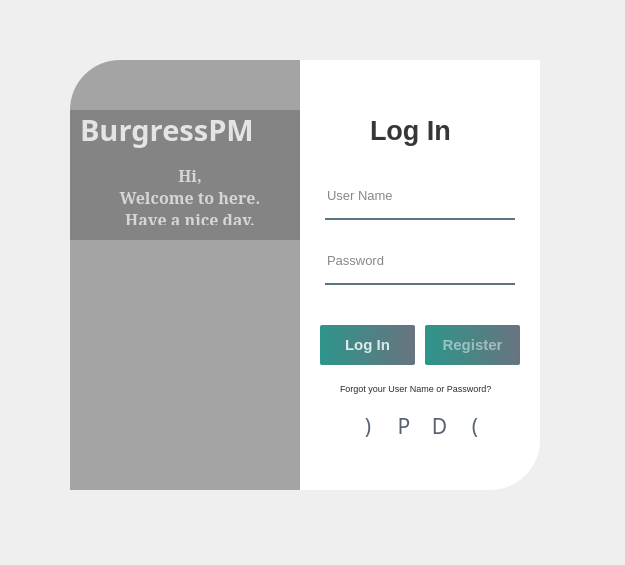
<?xml version="1.0" encoding="UTF-8"?>
<ui version="4.0">
 <class>Form</class>
 <widget class="QWidget" name="Form">
  <property name="geometry">
   <rect>
    <x>0</x>
    <y>0</y>
    <width>625</width>
    <height>565</height>
   </rect>
  </property>
  <property name="windowTitle">
   <string>Form</string>
  </property>
  <property name="windowIcon">
   <iconset resource="image.qrc">
    <normaloff>:/icons/feather/slack.svg</normaloff>:/icons/feather/slack.svg</iconset>
  </property>
  <property name="styleSheet">
   <string notr="true"/>
  </property>
  <widget class="QWidget" name="widget" native="true">
   <property name="geometry">
    <rect>
     <x>30</x>
     <y>30</y>
     <width>550</width>
     <height>500</height>
    </rect>
   </property>
   <property name="acceptDrops">
    <bool>false</bool>
   </property>
   <property name="styleSheet">
    <string notr="true"/>
   </property>
   <widget class="QLabel" name="label_image">
    <property name="geometry">
     <rect>
      <x>40</x>
      <y>30</y>
      <width>280</width>
      <height>430</height>
     </rect>
    </property>
    <property name="styleSheet">
     <string notr="true">background-image: url(:/icons/feather/night_bg.png);
border-top-left-radius:50px;</string>
    </property>
    <property name="text">
     <string/>
    </property>
   </widget>
   <widget class="QLabel" name="label_imageBg">
    <property name="geometry">
     <rect>
      <x>40</x>
      <y>30</y>
      <width>280</width>
      <height>430</height>
     </rect>
    </property>
    <property name="styleSheet">
     <string notr="true">background-color: rgba(0, 0, 0, 80);
border-top-left-radius:50px;</string>
    </property>
    <property name="text">
     <string/>
    </property>
   </widget>
   <widget class="QLabel" name="label_content">
    <property name="geometry">
     <rect>
      <x>270</x>
      <y>30</y>
      <width>240</width>
      <height>430</height>
     </rect>
    </property>
    <property name="styleSheet">
     <string notr="true">background-color: rgb(255, 255, 255);
border-bottom-right-radius:50px;</string>
    </property>
    <property name="text">
     <string/>
    </property>
   </widget>
   <widget class="QLabel" name="label_titleLog">
    <property name="geometry">
     <rect>
      <x>340</x>
      <y>80</y>
      <width>100</width>
      <height>40</height>
     </rect>
    </property>
    <property name="font">
     <font>
      <pointsize>20</pointsize>
      <bold>true</bold>
     </font>
    </property>
    <property name="styleSheet">
     <string notr="true">color:rgba(0,0,0,200);</string>
    </property>
    <property name="text">
     <string>Log In</string>
    </property>
   </widget>
   <widget class="QLineEdit" name="lineEdit_usr">
    <property name="geometry">
     <rect>
      <x>295</x>
      <y>150</y>
      <width>190</width>
      <height>40</height>
     </rect>
    </property>
    <property name="font">
     <font>
      <pointsize>10</pointsize>
     </font>
    </property>
    <property name="styleSheet">
     <string notr="true">
border:none;
border-bottom:2px solid rgba(46,82,101,200);
color: rgba(0, 0, 0, 240);
padding-bottom:7px;</string>
    </property>
    <property name="text">
     <string/>
    </property>
    <property name="placeholderText">
     <string>User Name</string>
    </property>
   </widget>
   <widget class="QLineEdit" name="lineEdit_pwd">
    <property name="geometry">
     <rect>
      <x>295</x>
      <y>215</y>
      <width>190</width>
      <height>40</height>
     </rect>
    </property>
    <property name="font">
     <font>
      <pointsize>10</pointsize>
     </font>
    </property>
    <property name="styleSheet">
     <string notr="true">border:none;
border-bottom:2px solid rgba(46,82,101,200);
color: rgba(0, 0, 0, 240);
padding-bottom:7px;</string>
    </property>
    <property name="text">
     <string/>
    </property>
    <property name="echoMode">
     <enum>QLineEdit::Password</enum>
    </property>
    <property name="placeholderText">
     <string>Password</string>
    </property>
   </widget>
   <widget class="QPushButton" name="pushButton_login">
    <property name="geometry">
     <rect>
      <x>290</x>
      <y>295</y>
      <width>95</width>
      <height>40</height>
     </rect>
    </property>
    <property name="font">
     <font>
      <pointsize>11</pointsize>
      <bold>true</bold>
     </font>
    </property>
    <property name="cursor">
     <cursorShape>PointingHandCursor</cursorShape>
    </property>
    <property name="styleSheet">
     <string notr="true">QPushButton#pushButton_login{
	background-color: qlineargradient(spread:pad, x1:0, y1:0.505682, x2:1, y2:0.477, stop:0 rgba(11, 131, 120, 219), stop:1 rgba(85, 98, 112, 226));
	color:rgba(255,255,255,210);
	border-radius:2px;
}
QPushButton#pushButton_login:hover{
	background-color: qlineargradient(spread:pad, x1:0, y1:0.505682, x2:1, y2:0.477, stop:0  rgba(150, 123, 111, 219), stop:1 rgba(85, 81, 84, 226));
}
QPushButton#pushButton_login:pressed{
	padding-left:5px;
	padding-top:5px;
	background-color: rgba(150, 123, 111, 255);
}</string>
    </property>
    <property name="text">
     <string>Log In</string>
    </property>
   </widget>
   <widget class="QLabel" name="label_findAccount">
    <property name="geometry">
     <rect>
      <x>310</x>
      <y>350</y>
      <width>180</width>
      <height>16</height>
     </rect>
    </property>
    <property name="font">
     <font>
      <pointsize>7</pointsize>
     </font>
    </property>
    <property name="cursor">
     <cursorShape>PointingHandCursor</cursorShape>
    </property>
    <property name="styleSheet">
     <string notr="true">color: rgba(0, 0, 0, 210);</string>
    </property>
    <property name="text">
     <string>Forgot your User Name or Password?</string>
    </property>
   </widget>
   <widget class="QPushButton" name="pushButton_close">
    <property name="geometry">
     <rect>
      <x>485</x>
      <y>35</y>
      <width>20</width>
      <height>20</height>
     </rect>
    </property>
    <property name="cursor">
     <cursorShape>PointingHandCursor</cursorShape>
    </property>
    <property name="styleSheet">
     <string notr="true">QPushButton#pushButton_close{
	border-radius:6px;
	
}
QPushButton#pushButton_close:hover{
	background-color: rgb(207, 207, 208);
}</string>
    </property>
    <property name="text">
     <string/>
    </property>
    <property name="icon">
     <iconset resource="image.qrc">
      <normaloff>:/icons/feather/x.svg</normaloff>:/icons/feather/x.svg</iconset>
    </property>
   </widget>
   <widget class="QPushButton" name="pushButton_minimize">
    <property name="geometry">
     <rect>
      <x>460</x>
      <y>35</y>
      <width>20</width>
      <height>20</height>
     </rect>
    </property>
    <property name="cursor">
     <cursorShape>PointingHandCursor</cursorShape>
    </property>
    <property name="styleSheet">
     <string notr="true">QPushButton#pushButton_minimize{
	border-radius:6px;
	
}
QPushButton#pushButton_minimize:hover{
	background-color: rgb(207, 207, 208);
}
</string>
    </property>
    <property name="text">
     <string/>
    </property>
    <property name="icon">
     <iconset resource="image.qrc">
      <normaloff>:/icons/feather/minus.svg</normaloff>:/icons/feather/minus.svg</iconset>
    </property>
   </widget>
   <widget class="QWidget" name="horizontalLayoutWidget">
    <property name="geometry">
     <rect>
      <x>320</x>
      <y>380</y>
      <width>143</width>
      <height>32</height>
     </rect>
    </property>
    <layout class="QHBoxLayout" name="horizontalLayout">
     <property name="spacing">
      <number>0</number>
     </property>
     <item>
      <widget class="QPushButton" name="pushButton_github">
       <property name="font">
        <font>
         <family>Social Media Circled</family>
         <pointsize>16</pointsize>
        </font>
       </property>
       <property name="cursor">
        <cursorShape>PointingHandCursor</cursorShape>
       </property>
       <property name="styleSheet">
        <string notr="true">QPushButton#pushButton_github{
	background-color: rgba(0,0,0,0);
	color:rgba(85, 98, 112, 255);
	border-radius:2px;
}
QPushButton#pushButton_github:hover{
	color: rgba(134, 96, 53, 255);
}
QPushButton#pushButton_github:pressed{
	padding-left:5px;
	padding-top:5px;
	color: rgba(91, 88, 53, 255);
}</string>
       </property>
       <property name="text">
        <string>)</string>
       </property>
      </widget>
     </item>
     <item>
      <widget class="QPushButton" name="pushButton_youtube">
       <property name="font">
        <font>
         <family>Social Media Circled</family>
         <pointsize>16</pointsize>
        </font>
       </property>
       <property name="cursor">
        <cursorShape>PointingHandCursor</cursorShape>
       </property>
       <property name="styleSheet">
        <string notr="true">QPushButton#pushButton_youtube{
	background-color: rgba(0,0,0,0);
	color:rgba(85, 98, 112, 255);
	border-radius:2px;
}
QPushButton#pushButton_youtube:hover{
	color: rgba(134, 96, 53, 255);
}
QPushButton#pushButton_youtube:pressed{
	padding-left:5px;
	padding-top:5px;
	color: rgba(91, 88, 53, 255);
}</string>
       </property>
       <property name="text">
        <string>P</string>
       </property>
      </widget>
     </item>
     <item>
      <widget class="QPushButton" name="pushButton_twitter">
       <property name="font">
        <font>
         <family>Social Media Circled</family>
         <pointsize>16</pointsize>
        </font>
       </property>
       <property name="cursor">
        <cursorShape>PointingHandCursor</cursorShape>
       </property>
       <property name="styleSheet">
        <string notr="true">QPushButton#pushButton_twitter{
	background-color: rgba(0,0,0,0);
	color:rgba(85, 98, 112, 255);
	border-radius:2px;
}
QPushButton#pushButton_twitter:hover{
	color: rgba(134, 96, 53, 255);
}
QPushButton#pushButton_twitter:pressed{
	padding-left:5px;
	padding-top:5px;
	color: rgba(91, 88, 53, 255);
}</string>
       </property>
       <property name="text">
        <string>D</string>
       </property>
      </widget>
     </item>
     <item>
      <widget class="QPushButton" name="pushButton_telegram">
       <property name="font">
        <font>
         <family>Social Media Circled</family>
         <pointsize>16</pointsize>
        </font>
       </property>
       <property name="cursor">
        <cursorShape>PointingHandCursor</cursorShape>
       </property>
       <property name="styleSheet">
        <string notr="true">QPushButton#pushButton_telegram{
	background-color: rgba(0,0,0,0);
	color:rgba(85, 98, 112, 255);
	border-radius:2px;
}
QPushButton#pushButton_telegram:hover{
	color: rgba(134, 96, 53, 255);
}
QPushButton#pushButton_telegram:pressed{
	padding-left:5px;
	padding-top:5px;
	color: rgba(91, 88, 53, 255);
}</string>
       </property>
       <property name="text">
        <string>(</string>
       </property>
      </widget>
     </item>
    </layout>
   </widget>
   <widget class="QLabel" name="label_titleMask">
    <property name="geometry">
     <rect>
      <x>40</x>
      <y>80</y>
      <width>230</width>
      <height>130</height>
     </rect>
    </property>
    <property name="styleSheet">
     <string notr="true">background-color: rgba(0, 0, 0, 50);</string>
    </property>
    <property name="text">
     <string/>
    </property>
   </widget>
   <widget class="QLabel" name="label_titleName">
    <property name="geometry">
     <rect>
      <x>50</x>
      <y>80</y>
      <width>180</width>
      <height>40</height>
     </rect>
    </property>
    <property name="font">
     <font>
      <family>Book Antiqua</family>
      <pointsize>22</pointsize>
      <bold>true</bold>
     </font>
    </property>
    <property name="styleSheet">
     <string notr="true">color: rgba(255, 255, 255, 200);</string>
    </property>
    <property name="text">
     <string>BurgressPM</string>
    </property>
   </widget>
   <widget class="QLabel" name="label_titleWelcome">
    <property name="geometry">
     <rect>
      <x>50</x>
      <y>140</y>
      <width>220</width>
      <height>55</height>
     </rect>
    </property>
    <property name="font">
     <font>
      <family>Garamond</family>
      <pointsize>12</pointsize>
      <bold>true</bold>
     </font>
    </property>
    <property name="styleSheet">
     <string notr="true">color: rgba(255, 255, 255, 170);</string>
    </property>
    <property name="text">
     <string>Hi,
Welcome to here.
Have a nice day.</string>
    </property>
    <property name="alignment">
     <set>Qt::AlignCenter</set>
    </property>
   </widget>
   <widget class="QPushButton" name="pushButton_register">
    <property name="geometry">
     <rect>
      <x>395</x>
      <y>295</y>
      <width>95</width>
      <height>40</height>
     </rect>
    </property>
    <property name="font">
     <font>
      <pointsize>11</pointsize>
      <bold>true</bold>
     </font>
    </property>
    <property name="cursor">
     <cursorShape>PointingHandCursor</cursorShape>
    </property>
    <property name="styleSheet">
     <string notr="true">QPushButton#pushButton_register{
	background-color: qlineargradient(spread:pad, x1:0, y1:0.505682, x2:1, y2:0.477, stop:0 rgba(11, 131, 120, 219), stop:1 rgba(85, 98, 112, 226));
	color:rgba(255,255,255,120);
	border-radius:2px;
}
QPushButton#pushButton_register:hover{
	background-color: qlineargradient(spread:pad, x1:0, y1:0.505682, x2:1, y2:0.477, stop:0  rgba(150, 123, 111, 219), stop:1 rgba(85, 81, 84, 226));
}
QPushButton#pushButton_register:pressed{
	padding-left:5px;
	padding-top:5px;
	background-color: rgba(150, 123, 111, 255);
}</string>
    </property>
    <property name="text">
     <string>Register</string>
    </property>
   </widget>
  </widget>
 </widget>
 <resources>
  <include location="image.qrc"/>
 </resources>
 <connections>
  <connection>
   <sender>pushButton_minimize</sender>
   <signal>clicked()</signal>
   <receiver>Form</receiver>
   <slot>showMinimized()</slot>
   <hints>
    <hint type="sourcelabel">
     <x>498</x>
     <y>79</y>
    </hint>
    <hint type="destinationlabel">
     <x>313</x>
     <y>282</y>
    </hint>
   </hints>
  </connection>
  <connection>
   <sender>pushButton_close</sender>
   <signal>clicked()</signal>
   <receiver>Form</receiver>
   <slot>close()</slot>
   <hints>
    <hint type="sourcelabel">
     <x>527</x>
     <y>77</y>
    </hint>
    <hint type="destinationlabel">
     <x>313</x>
     <y>282</y>
    </hint>
   </hints>
  </connection>
 </connections>
</ui>
